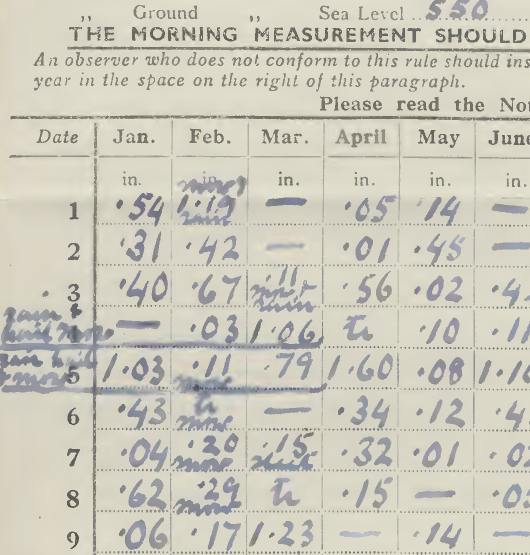
#> input picture _images/image_subset.jpg, 1060 x 1109 px, given in place of Devon_1941-1950_RainNos_1651-1689-3.jpg, which was not available (shown at 1/2 size)
$ python fill_empty_boxes.py
#> lines starting #> are read from the running program, lines starting #| are printed output that depends on the picture; after the words box and inside, x2 and y2 are one past the last pixel; in counts of white or black regions, pixels touching at a corner belong together; pictures that were not available may be replaced by others from this repository, and a replacement may not be noted
#> further down, img is the input picture: shape (1109, 1060, 3); mean B, G, R 188.5, 201.3, 204.1
#!/usr/bin/env python

# The LLM is confused by the empty grid-cells in the rainfall data table.
#  This script finds the empty cells and adds a mark to them.

import os
import glob
import numpy as np
import cv2

import argparse

parser = argparse.ArgumentParser()
parser.add_argument("--img", help="Image number", type=int, required=False, default=3)
parser.add_argument("--gallery", help="Use RJM's gallery images", action="store_true")
parser.add_argument("--debug", help="Output intermediate images", action="store_true")
parser.add_argument(
    "--threshold_h",
    help="Value boundary for black:white distinction (0-255) for horizontal line search",
    type=int,
    required=False,
    default=180,
)
parser.add_argument(
    "--threshold_v",
    help="Value boundary for black:white distinction (0-255) for vertical line search",
    type=int,
    required=False,
    default=200,
)

args = parser.parse_args()

opdir = "."
if args.gallery:
    opdir = "%s/gemini/gallery/pre-processing/%04d" % (os.getenv("SCRATCH"), args.img)
    if not os.path.exists(opdir):
        os.makedirs(opdir)


# Make greyscale image from the original
def make_greyscale_image(img):
    img_gray = cv2.cvtColor(img, cv2.COLOR_BGR2GRAY)
    return img_gray


# Make binary image from greyscale
def make_binary_image(img_gray, threshold_x):
#> called with threshold_x = 200
    (thresh, img_bin) = cv2.threshold(img_gray, threshold_x, 255, cv2.THRESH_BINARY)
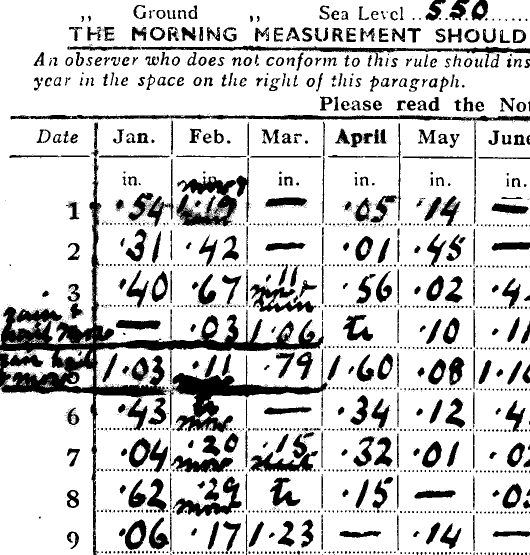
#> img_bin: shape (1109, 1060) (shown at 1/2 size); 81.1% white; 2715 black regions (2274 under 20 px), largest, box (x1, y1, x2, y2) and area: (0, 244, 655, 1109) 50912, (21, 229, 1060, 447) 7175, (352, 316, 498, 453) 6871
#> thresh = 200
    return cv2.bitwise_not(img_bin)


# Find horizontal lines
def find_horizontal_lines(img_gray):
    img_bin_h = make_binary_image(img_gray, args.threshold_h)
    # Discard all lines in the top fifth of the image
    img_bin_h[: img_bin_h.shape[0] // 5, :] = 0
    # And in the bottom 20th
    img_bin_h[img_bin_h.shape[0] - img_bin_h.shape[0] // 20 :, :] = 0
    if args.debug:
        cv2.imwrite("%s/threshold_h.jpg" % opdir, img_bin_h)
    # Blur horizontally to make dotted lines continuous
    img_hblur = cv2.GaussianBlur(img_bin_h, (19, 3), 0)
    if args.debug:
        cv2.imwrite("%s/hblur.jpg" % opdir, img_hblur)
    kernel_length_h = (np.array(img_bin_h).shape[0]) // 100
    horizontal_kernel = cv2.getStructuringElement(cv2.MORPH_RECT, (kernel_length_h, 1))
    im_temp_h = cv2.erode(img_hblur, horizontal_kernel, iterations=3)
    horizontal_lines_img = cv2.dilate(im_temp_h, horizontal_kernel, iterations=3)
    if args.debug:
        cv2.imwrite("%s/h2.jpg" % opdir, horizontal_lines_img)
    # Find lines in the edges using Hough Line Transform
    hlines = cv2.HoughLinesP(
        horizontal_lines_img,
        1,
        np.pi / 180,
        threshold=100,
        minLineLength=500,
        maxLineGap=100,
    )
    # Create an image with only horizontal lines drawn
    horizontal_lines_img = make_binary_image(img_gray, 1)  # blank
    if hlines is not None:
        for line in hlines:
            x1, y1, x2, y2 = line[0]
            if abs(y1 - y2) < 10:  # Filter out non-horizontal lines
                cv2.line(
                    horizontal_lines_img,
                    (0, y1),
                    (img.shape[1], y2),
                    (255, 255, 255),
                    1,
                )

    return horizontal_lines_img


# Find vertical lines
def find_vertical_lines(img_gray):
    img_bin_v = make_binary_image(img_gray, args.threshold_v)
    # Discard all lines in the top third of the image
    img_bin_v[: img_bin_v.shape[0] // 3, :] = 0
    # And in the bottom 10th
    img_bin_v[img_bin_v.shape[0] - img_bin_v.shape[0] // 10 :, :] = 0
#> img_bin_v: shape (1109, 1060); 12.5% white; 2074 white regions (1884 under 20 px), largest, box (x1, y1, x2, y2) and area: (0, 369, 655, 999) 49611, (352, 369, 474, 453) 5105, (500, 568, 633, 625) 2913
    if args.debug:
        cv2.imwrite("%s/threshold_v.jpg" % opdir, img_bin_v)
    # Blur verticaly to make dotted lines continuous
    img_vblur = cv2.GaussianBlur(img_bin_v, (3, 21), 0)
    if args.debug:
        cv2.imwrite("%s/vblur.jpg" % opdir, img_vblur)
    kernel_length_v = (np.array(img_bin_v).shape[1]) // 120
#> kernel_length_v = 8
    vertical_kernel = cv2.getStructuringElement(cv2.MORPH_RECT, (1, kernel_length_v))
#> vertical_kernel = [1, 1, 1, 1, 1, 1, 1, 1]
    im_temp_v = cv2.erode(img_bin_v, vertical_kernel, iterations=3)
#> im_temp_v: shape (1109, 1060); 1.6% white; 265 white regions (101 under 20 px), largest, box (x1, y1, x2, y2) and area: (358, 758, 458, 839) 2447, (185, 381, 194, 901) 2278, (4, 625, 30, 693) 596
    vertical_lines_img = cv2.dilate(im_temp_v, vertical_kernel, iterations=3)
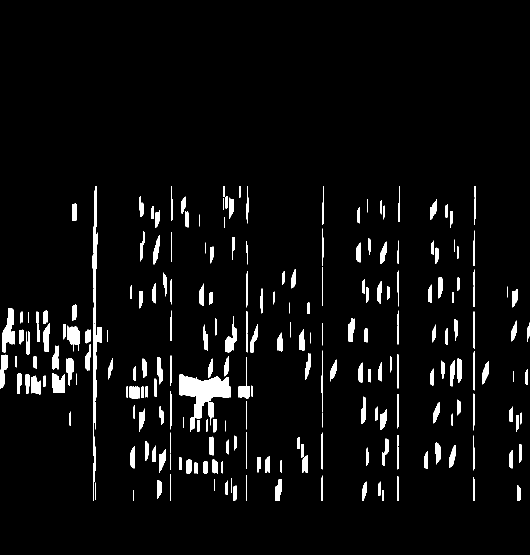
#> vertical_lines_img: shape (1109, 1060) (shown at 1/2 size); 4.4% white; 242 white regions, largest, box (x1, y1, x2, y2) and area: (358, 749, 458, 864) 5058, (185, 372, 194, 1002) 3229, (4, 616, 30, 705) 1289
    if args.debug:
        cv2.imwrite("%s/v2.jpg" % opdir, vertical_lines_img)
    # Find lines in the edges using Hough Line Transform
    vlines = cv2.HoughLinesP(
        vertical_lines_img,
        1,
        np.pi / 180,
        threshold=50,
        minLineLength=200,
        maxLineGap=500,
    )
#> vlines = 262 rows, first 6: [190, 999, 190, 372], [947, 1001, 947, 481], [189, 963, 189, 381], [187, 1001, 187, 453], [948, 1001, 948, 426], [191, 858, 191, 394]
    # Create an image with only vertical lines drawn
    vertical_lines_img = make_binary_image(img_gray, 1)  # blank
#> in make_binary_image (call 2), `(thresh, img_bin) = cv2.threshold(img_gray, threshold_x, 255, cv2.THRE..`: img_bin: shape (1109, 1060); every value is 255
#> in make_binary_image (call 2), `return cv2.bitwise_not(img_bin)`: returned value: shape (1109, 1060); every value is 0
    if vlines is not None:
        for line in vlines:
            x1, y1, x2, y2 = line[0]
            if abs(x1 - x2) < 10:  # Filter out non-vertical lines
                cv2.line(
                    vertical_lines_img,
                    (x1, 0),
                    (x2, img.shape[0]),
                    (255, 255, 255),
                    1,
                )
#> this loop made 262 passes
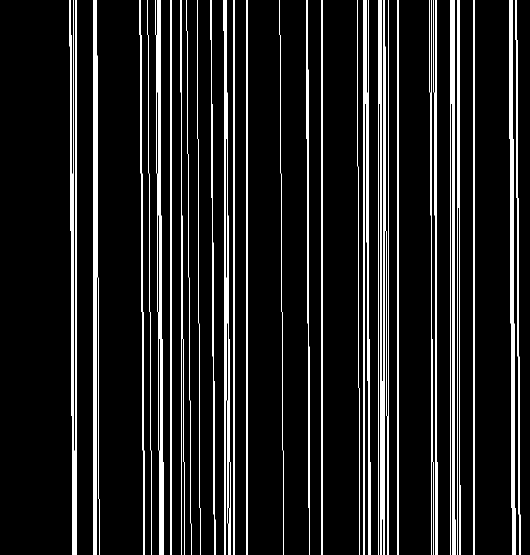
#> vertical_lines_img: shape (1109, 1060) (shown at 1/2 size); 8.8% white; 28 white regions, largest, box (x1, y1, x2, y2) and area: (757, 0, 777, 1109) 10604, (186, 0, 199, 1109) 8872, (139, 0, 153, 1109) 7913
    return vertical_lines_img


def table_detection(img):
    img_gray = make_greyscale_image(img)
    if args.debug:
        cv2.imwrite("%s/greyed_out.jpg" % opdir, img_gray)

    vertical_lines_img = find_vertical_lines(img_gray)
    if args.debug:
        cv2.imwrite("%s/vlines.jpg" % opdir, vertical_lines_img)

    horizontal_lines_img = find_horizontal_lines(img_gray)
#> call 3 of make_binary_image, with threshold_x = 180
#> in make_binary_image (call 3), `(thresh, img_bin) = cv2.threshold(img_gray, threshold_x, 255, cv2.THRE..`:
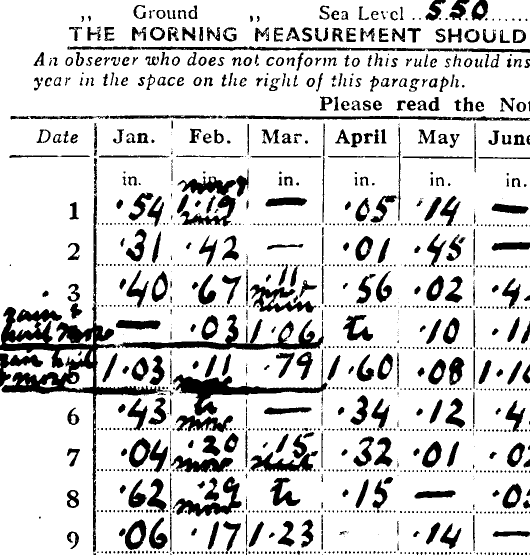
#> img_bin: shape (1109, 1060) (shown at 1/2 size); 82.9% white; 1336 black regions (877 under 20 px), largest, box (x1, y1, x2, y2) and area: (0, 316, 335, 1104) 21852, (233, 629, 648, 700) 7255, (346, 699, 655, 831) 6972
#> in make_binary_image (call 3), `(thresh, img_bin) = cv2.threshold(img_gray, threshold_x, 255, cv2.THRE..`: thresh = 180
#> in find_horizontal_lines, `img_bin_h[img_bin_h.shape[0] - img_bin_h.shape[0] // 20 :, :] = 0`: img_bin_h: shape (1109, 1060); 13.5% white; 1025 white regions (750 under 20 px), largest, box (x1, y1, x2, y2) and area: (0, 316, 335, 1054) 21596, (233, 629, 648, 700) 7255, (346, 699, 655, 831) 6972
#> in find_horizontal_lines, `horizontal_lines_img = cv2.dilate(im_temp_h, horizontal_kernel, iterat..`:
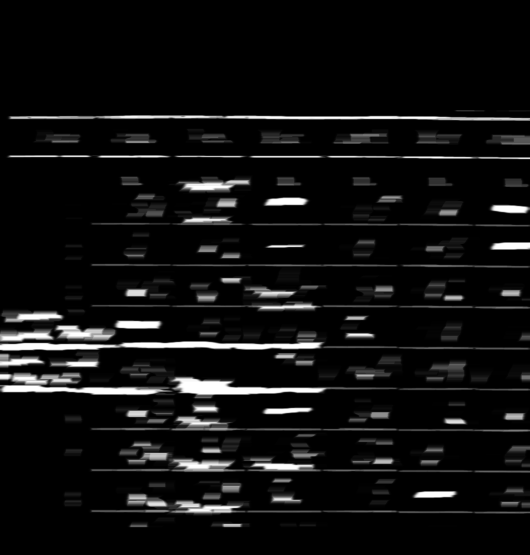
#> horizontal_lines_img: shape (1109, 1060) (shown at 1/2 size); min 0, max 255, mean 16.4
#> in find_horizontal_lines, `hlines = cv2.HoughLinesP( horizontal_lines_img, 1, np.pi / 180, thresh..`: hlines = 185 rows, first 6: [12, 237, 1059, 237], [0, 777, 1059, 777], [177, 860, 1059, 860], [0, 779, 1059, 779], [12, 236, 1059, 236], [10, 314, 1059, 314]
#> the loop in find_horizontal_lines, `for line in hlines:` made 185 passes
#> after the loop in find_horizontal_lines, `for line in hlines:`:
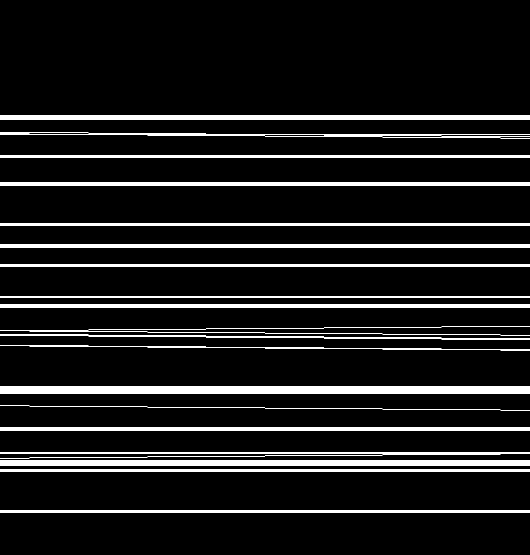
#> horizontal_lines_img: shape (1109, 1060) (shown at 1/2 size); 9.5% white; 21 white regions, largest, box (x1, y1, x2, y2) and area: (0, 773, 1060, 787) 14840, (0, 921, 1060, 932) 11660, (0, 231, 1060, 239) 8480
    if args.debug:
        cv2.imwrite("%s/hlines.jpg" % opdir, horizontal_lines_img)

    # Both sets of lines
    lines_img = cv2.bitwise_or(horizontal_lines_img, vertical_lines_img)
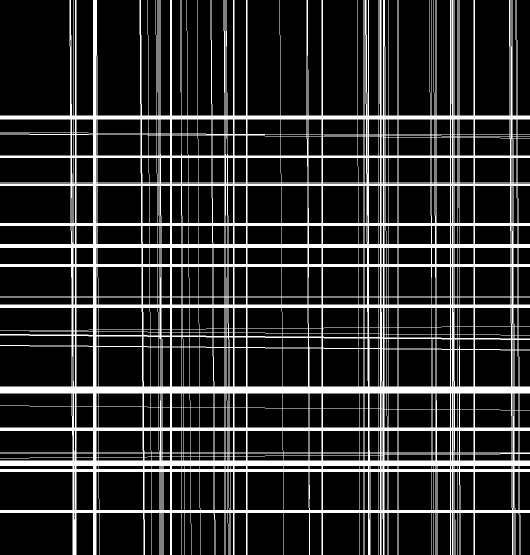
#> lines_img: shape (1109, 1060) (shown at 1/2 size); 17.5% white; 1 white region, box (x1, y1, x2, y2) and area: (0, 0, 1060, 1109) 206003
    if args.debug:
        cv2.imwrite("%s/lines.jpg" % opdir, lines_img)

    # find contours in the lines image
    contours, hierarchy = cv2.findContours(
        lines_img, cv2.RETR_LIST, cv2.CHAIN_APPROX_SIMPLE
    )

    # Find the contours that are likely to be the table
    filtered_contours = []
    for contour in contours:
        x, y, w, h = cv2.boundingRect(contour)
        if w < 130 or w > 180:
            continue
        if h < 70 or h > 150:
            continue
        if x > 2000:
            continue
        filtered_contours.append(contour)

    # Draw the contours on the original image
    img_contours = make_binary_image(img_gray, args.threshold_h)
    img_contours = cv2.cvtColor(img_contours, cv2.COLOR_GRAY2BGR)
    cv2.drawContours(img_contours, filtered_contours, -1, (0, 255, 0), 2)
    if args.debug:
        cv2.imwrite("%s/contours_image.jpg" % opdir, img_contours)

    # Find the empty cells
    empty_contours = []
    img_empty = make_binary_image(img_gray, args.threshold_h)
    for contour in filtered_contours:
        x, y, w, h = cv2.boundingRect(contour)
        mn = cv2.mean(img_empty[y + 10 : y + h - 10, x + 10 : x + w - 10])
        if mn[0] < 5:
            empty_contours.append(contour)
            cv2.rectangle(img_contours, (x, y), (x + w, y + h), (255, 0, 0), 10)
#> this loop made 0 passes
    if args.debug:
        cv2.imwrite("%s/filled_image.jpg" % opdir, img_contours)

    # Fill numbers into the empty cells
    for contour in empty_contours:
        x, y, w, h = cv2.boundingRect(contour)
        cv2.putText(
            img,
            "99.9",
            (x + w // 2 - 20, y + h - 20),
            cv2.FONT_HERSHEY_SIMPLEX,
            1,
            (0, 0, 0),
            2,
        )
    cv2.imwrite("%s/missing_infilled.jpg" % opdir, img)


if args.gallery:
    image_files = sorted(glob.glob(os.path.join("../images/RJM_gallery", "*.jpg")))
    img = cv2.imread(image_files[args.img - 1])
else:
    img = cv2.imread(
        "../images/jpgs_300dpi/Devon_1941-1950_RainNos_1651-1689-%d.jpg" % args.img
    )
# Copy of the original - for plotting
cv2.imwrite("%s/original.jpg" % opdir, img)
table_detection(img)
